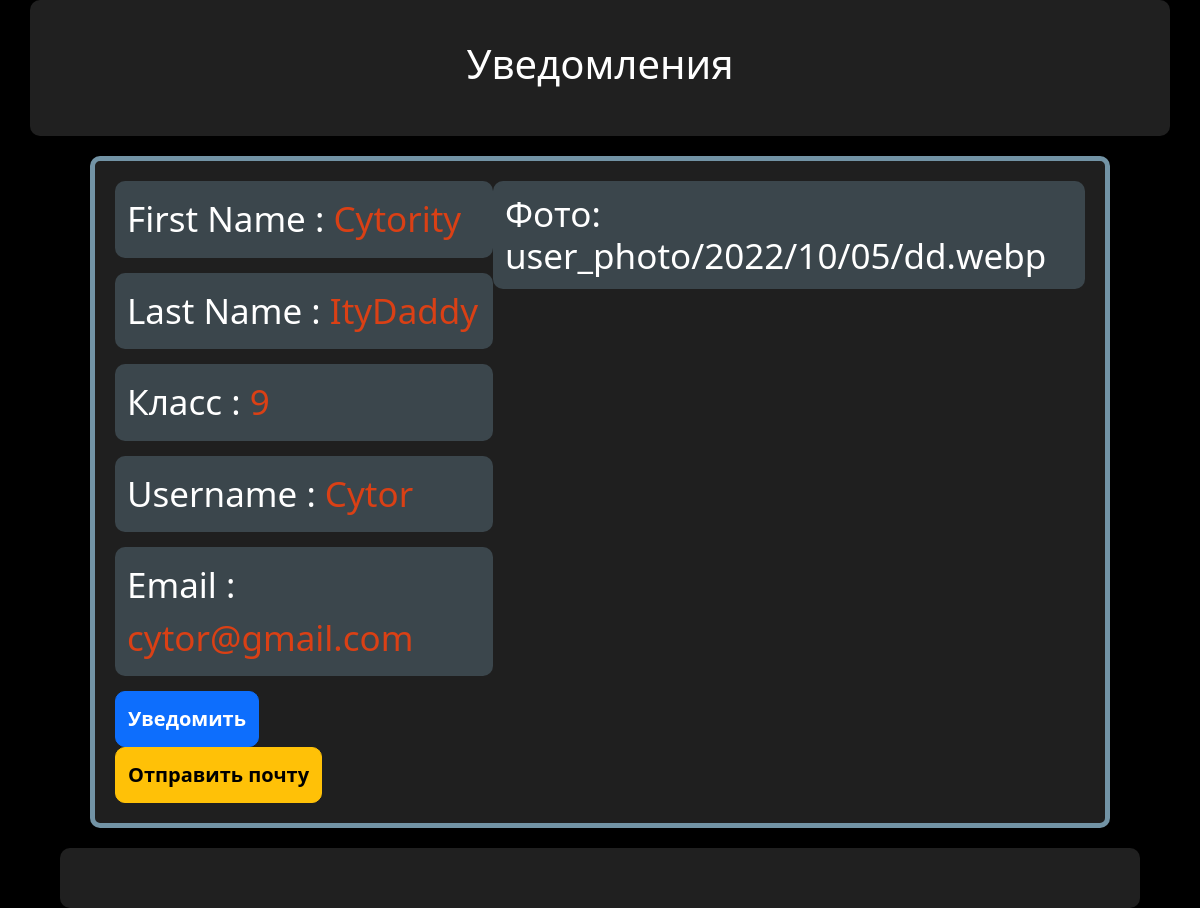
The page /account/ (signed in) on the database its author committed.
### User/models.py (models this page shows)
class CustomUser(AbstractUser):
    catClassUser = models.ForeignKey('UserClass', on_delete=models.PROTECT, verbose_name='Класс', null=True)
    photo = models.ImageField('Фотография', upload_to='user_photo/%Y/%m/%d/', null=True)

class UserClass(models.Model):
    userClass = models.IntegerField('Класс')
    def __str__(self):
        return str(self.userClass)
    class Meta:
        verbose_name = 'Класс'
        verbose_name_plural = 'Классы'

### account/views.py (the view)
# urls.py: path('/', render_user, name='account'),
def render_user(req):
    data = {
        'title_page': 'Аккаунт',
        'title': '',
        'users': CustomUser
    }
    return render(req, 'account/index.html', data)

### account/templates/account/index.html (shortened to what this page needs)
{% extends 'lecture/index.html' %}
{% block content %}
<div>
    <div class="prarea">
        <div class="stable">
            <p class="user_data-primary"> First Name : <span class="red_exception">{{ user.first_name }}</span></p>
            <p class="user_data-primary"> Last Name : <span class="red_exception">{{ user.last_name }}</span></p>
      <p class="user_data-primary">Класс : <span class="red_exception">{{ user.catClassUser }}</span></p>
      <p class="user_data-secondary"> Username : <span class="red_exception">{{ user.username }}</span></p>
      <p class="user_data-secondary"> Email : <span class="red_exception">{{ user.email }}</span></p>
      {% if user.is_superuser %}
         <a href="{% url 'send_notify' %}" class="btn btn-primary">Уведомить</a>
         <a href="{% url 'send_mail' %}" class="btn btn-warning">Отправить почту</a>
         {% endif %}
    </div>
    <div class="right_flex">
      <h2>Фото: <img src="{{ user.user_photo.url }}" alt="">{{ user.photo }}</h2>
    </div>
    </div>
</div>
{% endblock %}

### lecture/static/lecture/css/main.css (style rules this page uses)
body { background: #2e2e2e; padding: 0px; margin: 0px; }
.red_exception { color: rgba(218, 64, 21, 1); font-size: 35px;; font-weight: 400; }
.prarea { border: 5px solid rgba(170, 225, 255, 0.6); background: rgba(154, 154, 154, 0.2); width: 85%; display: flex; margin: 20px auto; justify-content: space-evenly; padding: 20px; border-radius: 10px; color: #fff; }
.prarea p { width: 100%; height: auto; padding: 12px; margin: 0 0 15px 0; color: #fff; background: rgba(170, 225, 255, 0.2); border-radius: 10px; font-size:35px; font-weight: 100; }
.prarea a { padding: 12px; outline: none; margin: 0 12px 0 0; font-size: 20px; font-weight: 600; border-radius: 10px; }
.right_flex h2 { width: 100%; height: auto; padding: 12px; margin: 0 0 15px 0; color: #fff; background: rgba(170, 225, 255, 0.2); border-radius: 10px; font-size:35px; font-weight: 100; }

### rows shown on the page
CustomUser: first_name "Cytority", last_name "ItyDaddy", catClassUser "9", username "Cytor", email "cytor@gmail.com", photo "user_photo/2022/10/05/dd.webp"
